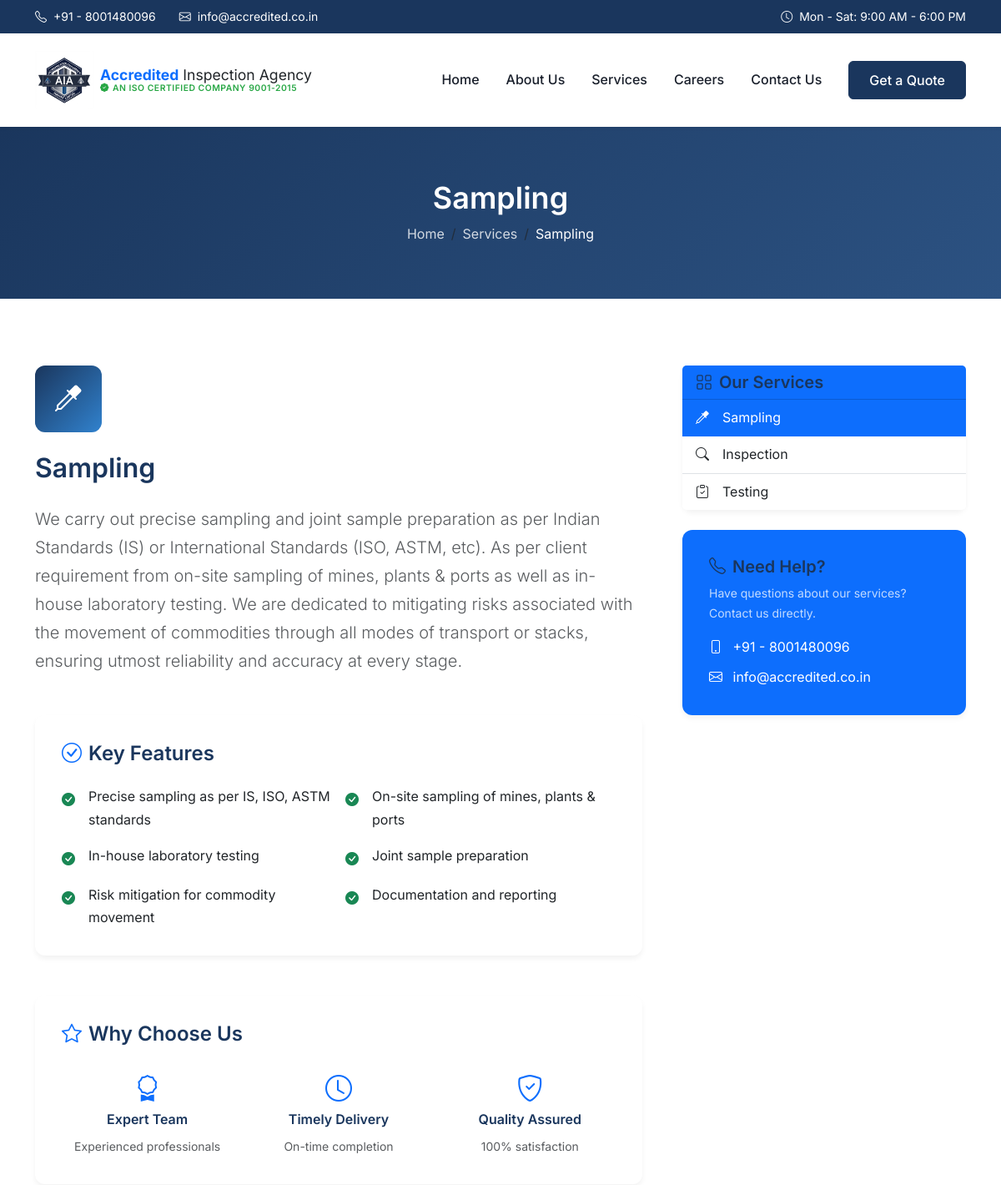
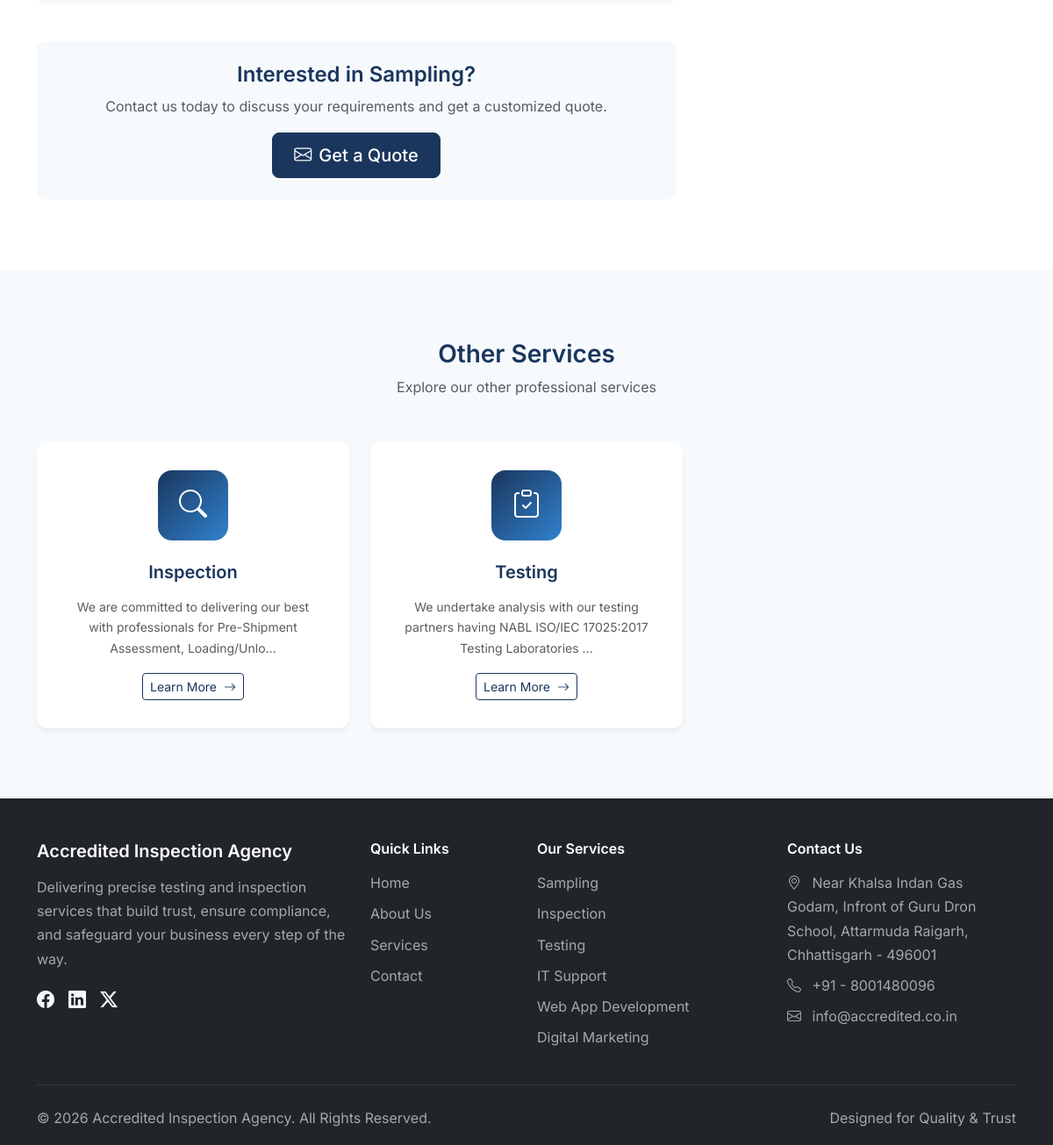
The page /service-detail.php?id=1 on the database its author committed (2 pictures, top to bottom).
### tables this page shows
CREATE TABLE IF NOT EXISTS services (
    id INT AUTO_INCREMENT PRIMARY KEY,
    title VARCHAR(255) NOT NULL,
    description TEXT,
    icon VARCHAR(100) DEFAULT 'bi-gear',
    is_active TINYINT(1) DEFAULT 1,
    created_at TIMESTAMP DEFAULT CURRENT_TIMESTAMP,
    INDEX idx_is_active (is_active)
);

### includes/db.php (called while the page is built, shortened)
<?php
function get_services($pdo, $active_only = true)
{
    $sql = "SELECT * FROM services";
    if ($active_only) {
        $sql .= " WHERE is_active = 1";
    }
    $sql .= " ORDER BY id ASC";
    $stmt = $pdo->query($sql);
    return $stmt->fetchAll();
}
function get_service($pdo, $id)
{
    $stmt = $pdo->prepare("SELECT * FROM services WHERE id = ?");
    $stmt->execute([$id]);
    return $stmt->fetch();
}

### service-detail.php (the view, shortened to what this page needs)
<?php
require_once __DIR__ . '/includes/db.php';
$service_id = isset($_GET['id']) ? (int) $_GET['id'] : 0;
$service = get_service($pdo, $service_id);
$all_services = get_services($pdo);
$service_features = [
    'Sampling' => [
        'Precise sampling as per IS, ISO, ASTM standards',
        'On-site sampling of mines, plants & ports',
        'In-house laboratory testing',
        'Joint sample preparation',
        'Risk mitigation for commodity movement',
        'Documentation and reporting'
    ],
    'Inspection' => [
        'Pre-Shipment Assessment',
        'Loading/Unloading Supervision',
        'Physical Quality Monitoring',
        'Weighment Assessment',
        'Vessel, Rake, Trucks & Stack Assessment',
        'Comprehensive inspection reports'
    ],
    'Testing' => [
        'NABL ISO/IEC 17025:2017 accredited labs',
        'Coal, Coke, Minerals, Ores testing',
        'Fertilizers & Agricultural Products',
        'Environmental Testing',
        'Metals and Alloys testing',
        'Compliance testing with standards'
    ],
    'IT Support' => [
        'Network management and troubleshooting',
        'Hardware installation and repair',
        'Software installation and updates',
        'System maintenance and optimization',
        'Technical helpdesk support',
        '24/7 remote assistance available'
    ],
    'Web Application Development' => [
        'Custom web application development',
        'Responsive and mobile-friendly design',
        'E-commerce solutions',
        'Content Management Systems (CMS)',
        'API development and integration',
        'Website maintenance and support'
    ],
    'Digital Marketing' => [
        'Search Engine Optimization (SEO)',
        'Social Media Marketing (SMM)',
        'Pay-Per-Click (PPC) advertising',
        'Content marketing and strategy',
        'Email marketing campaigns',
        'Analytics and performance tracking'
    ]
];
$features = $service_features[$service['title']] ?? [
    'Professional service delivery',
    'Experienced technical team',
    'Quality assurance guaranteed',
    'Competitive pricing',
    'Timely completion',
    'Customer satisfaction focus'
];
include __DIR__ . '/includes/header.php';
?>
<section class="page-header">
    <div class="container">
        <h1><?php echo htmlspecialchars($service['title']); ?></h1>
        <nav aria-label="breadcrumb">
            <ol class="breadcrumb">
                <li class="breadcrumb-item"><a href="<?php echo BASE_URL; ?>/">Home</a></li>
                <li class="breadcrumb-item"><a href="<?php echo BASE_URL; ?>/services.php">Services</a></li>
                <li class="breadcrumb-item active"><?php echo htmlspecialchars($service['title']); ?></li>
            </ol>
        </nav>
    </div>
</section>
<section class="section">
    <div class="container">
        <div class="row g-5">
            <div class="col-lg-8">
                <div class="service-detail-content">
                    <div class="icon-box mb-4" style="width: 80px; height: 80px;">
                        <i class="bi <?php echo htmlspecialchars($service['icon']); ?>" style="font-size: 2rem;"></i>
                    </div>
                    <h2 class="mb-4"><?php echo htmlspecialchars($service['title']); ?></h2>
                    <div class="service-description mb-5">
                        <p class="lead text-muted">
                            <?php echo nl2br(htmlspecialchars($service['description'])); ?>
                        </p>
                    </div>
                    <div class="card mb-5">
                        <div class="card-body">
                            <h4 class="mb-4"><i class="bi bi-check-circle text-primary me-2"></i>Key Features</h4>
                            <div class="row g-3">
                                <?php foreach ($features as $feature): ?>
                                    <div class="col-md-6">
                                        <div class="d-flex align-items-start">
                                            <i class="bi bi-check-circle-fill text-success me-3 mt-1"></i>
                                            <span><?php echo htmlspecialchars($feature); ?></span>
                                        </div>
                                    </div>
                                <?php endforeach; ?>
                            </div>
                        </div>
                    </div>
                    <div class="card mb-5">
                        <div class="card-body">
                            <h4 class="mb-4"><i class="bi bi-star text-primary me-2"></i>Why Choose Us</h4>
                            <div class="row g-4">
                                <div class="col-sm-6 col-md-4">
                                    <div class="text-center">
                                        <i class="bi bi-award text-primary mb-2" style="font-size: 2rem;"></i>
                                        <h6>Expert Team</h6>
                                        <small class="text-muted">Experienced professionals</small>
                                    </div>
                                </div>
                                <div class="col-sm-6 col-md-4">
                                    <div class="text-center">
                                        <i class="bi bi-clock text-primary mb-2" style="font-size: 2rem;"></i>
                                        <h6>Timely Delivery</h6>
                                        <small class="text-muted">On-time completion</small>
                                    </div>
                                </div>
                                <div class="col-sm-6 col-md-4">
                                    <div class="text-center">
                                        <i class="bi bi-shield-check text-primary mb-2" style="font-size: 2rem;"></i>
                                        <h6>Quality Assured</h6>
                                        <small class="text-muted">100% satisfaction</small>
                                    </div>
                                </div>
                            </div>
                        </div>
                    </div>
                    <div class="bg-light rounded-3 p-4 text-center">
                        <h4>Interested in <?php echo htmlspecialchars($service['title']); ?>?</h4>
                        <p class="text-muted mb-3">Contact us today to discuss your requirements and get a customized
                            quote.</p>
                        <a href="<?php echo BASE_URL; ?>/contact.php?service=<?php echo $service['id']; ?>"
                            class="btn btn-primary btn-lg">
                            <i class="bi bi-envelope me-2"></i>Get a Quote
                        </a>
                    </div>
                </div>
            </div>
            <div class="col-lg-4">
                <div class="card mb-4">
                    <div class="card-header bg-primary text-white">
                        <h5 class="mb-0"><i class="bi bi-grid me-2"></i>Our Services</h5>
                    </div>
                    <div class="list-group list-group-flush">
                        <?php foreach ($all_services as $s): ?>
                            <a href="<?php echo BASE_URL; ?>/service-detail.php?id=<?php echo $s['id']; ?>"
                                class="list-group-item list-group-item-action d-flex align-items-center <?php echo $s['id'] == $service['id'] ? 'active' : ''; ?>">
                                <i class="bi <?php echo htmlspecialchars($s['icon']); ?> me-3"></i>
                                <?php echo htmlspecialchars($s['title']); ?>
                            </a>
                        <?php endforeach; ?>
                    </div>
                </div>
                <div class="card bg-primary text-white">
                    <div class="card-body">
                        <h5><i class="bi bi-telephone me-2"></i>Need Help?</h5>
                        <p class="opacity-75 small mb-3">Have questions about our services? Contact us directly.</p>
                        <div class="mb-2">
                            <i class="bi bi-phone me-2"></i>
                            <a href="tel:<?php echo preg_replace('/[^0-9+]/', '', SITE_PHONE); ?>"
                                class="text-white"><?php echo SITE_PHONE; ?></a>
                        </div>
                        <div>
                            <i class="bi bi-envelope me-2"></i>
                            <a href="mailto:<?php echo SITE_EMAIL; ?>" class="text-white"><?php echo SITE_EMAIL; ?></a>
                        </div>
                    </div>
                </div>
            </div>
        </div>
    </div>
</section>
<section class="section bg-light">
    <div class="container">
        <div class="text-center mb-5">
            <h3>Other Services</h3>
            <p class="text-muted">Explore our other professional services</p>
        </div>
        <div class="row g-4">
            <?php
            $count = 0;
            foreach ($all_services as $s):
                if ($s['id'] != $service['id'] && $count < 3):
                    $count++;
                    ?>
                    <div class="col-md-4">
                        <div class="card service-card h-100">
                            <div class="card-body">
                                <div class="icon-box">
                                    <i class="bi <?php echo htmlspecialchars($s['icon']); ?>"></i>
                                </div>
                                <h5><?php echo htmlspecialchars($s['title']); ?></h5>
                                <p class="text-muted small mb-3">
                                    <?php echo htmlspecialchars(substr($s['description'], 0, 100)); ?>...
                                </p>
                                <a href="<?php echo BASE_URL; ?>/service-detail.php?id=<?php echo $s['id']; ?>"
                                    class="btn btn-outline-primary btn-sm">
                                    Learn More <i class="bi bi-arrow-right ms-1"></i>
                                </a>
                            </div>
                        </div>
                    </div>
                <?php
                endif;
            endforeach;
            ?>
        </div>
    </div>
</section>
<?php include __DIR__ . '/includes/footer.php'; ?>

### rows shown on the page
services: title "Sampling", description "We carry out precise sampling and joint sample preparation as per Indian Standards (IS) or International Standards (ISO, ASTM, etc). As per client requirement from on-site sampling of mines, plants & ports as well as in-house laboratory testing. We are dedicated to mitigating risks associated with the movement of commodities through all modes of transport or stacks, ensuring utmost reliability and accuracy at every stage.", title "Precise sampling as per IS, ISO, ASTM standards", title "On-site sampling of mines, plants & ports", title "In-house laboratory testing", title "Joint sample preparation", title "Risk mitigation for commodity movement", title "Documentation and reporting"
services: title "Inspection", description "We are committed to delivering our best with professionals for Pre-Shipment Assessment, Loading/Unlo"
services: title "Testing", description "We undertake analysis with our testing partners having NABL ISO/IEC 17025:2017 Testing Laboratories"

### other values the page prints
SITE_PHONE "+91 - 8001480096"
SITE_EMAIL "info@accredited.co.in"
SITE_ADDRESS "Near Khalsa Indan Gas Godam, Infront of Guru Dron School, Attarmuda Raigarh, Chhattisgarh - 496001"
SITE_NAME "Accredited Inspection Agency"
